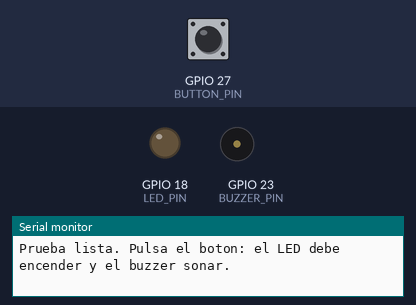
A sketch run on a simulated ESP32. Parts: output pins drawn as LEDs (lit = HIGH), buzzer (waves = sounding, pin HIGH), the last lines printed to the serial monitor. The inputs (shaded band) are chosen by the test bench; at power-on: GPIO 27 (BUTTON_PIN) HIGH.

Above: at 1.2 s.
1.3 s: GPIO 27 (BUTTON_PIN) pulled LOW for 0.15 s
At 1.38 s:
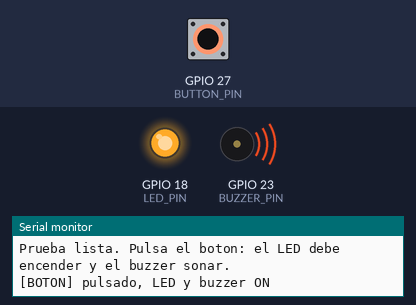
2.9 s: GPIO 27 (BUTTON_PIN) pulled LOW for 3.2 s
At 6.4 s:
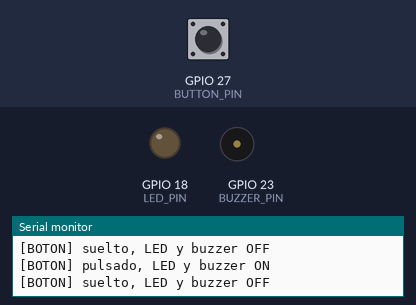
Timing chart, 0 to 7.9 s (numbered marks = the images above; inputs shaded):
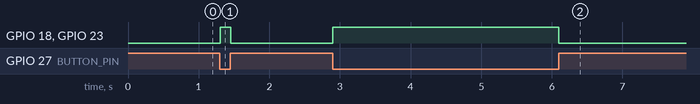

Measured:
- after the input at 1.3 s, GPIO 18 (LED_PIN), GPIO 23 (BUZZER_PIN): LOW → HIGH at once, → LOW 0.15 s later
- after the input at 2.9 s, GPIO 18 (LED_PIN), GPIO 23 (BUZZER_PIN): LOW → HIGH at once, → LOW 3.2 s later

The sketch:

prueba_hardware.ino
```cpp
/* Prueba de hardware: el LED (GPIO 18) y el buzzer (GPIO 23, por el NPN) siguen al pulsador (GPIO 27 a GND). */
constexpr uint8_t LED_PIN = 18, BUTTON_PIN = 27, BUZZER_PIN = 23;

void setup() {
  Serial.begin(115200);
  pinMode(LED_PIN, OUTPUT);
  pinMode(BUZZER_PIN, OUTPUT);
  pinMode(BUTTON_PIN, INPUT_PULLUP);
  Serial.println("Prueba lista. Pulsa el boton: el LED debe encender y el buzzer sonar.");
}

void loop() {
  static bool anterior = HIGH;
  bool boton = digitalRead(BUTTON_PIN);
  digitalWrite(LED_PIN, boton == LOW ? HIGH : LOW);
  digitalWrite(BUZZER_PIN, boton == LOW ? HIGH : LOW);
  if (boton != anterior) {
    Serial.println(boton == LOW ? "[BOTON] pulsado, LED y buzzer ON" : "[BOTON] suelto, LED y buzzer OFF");
    anterior = boton;
  }
  delay(10);
}
```
